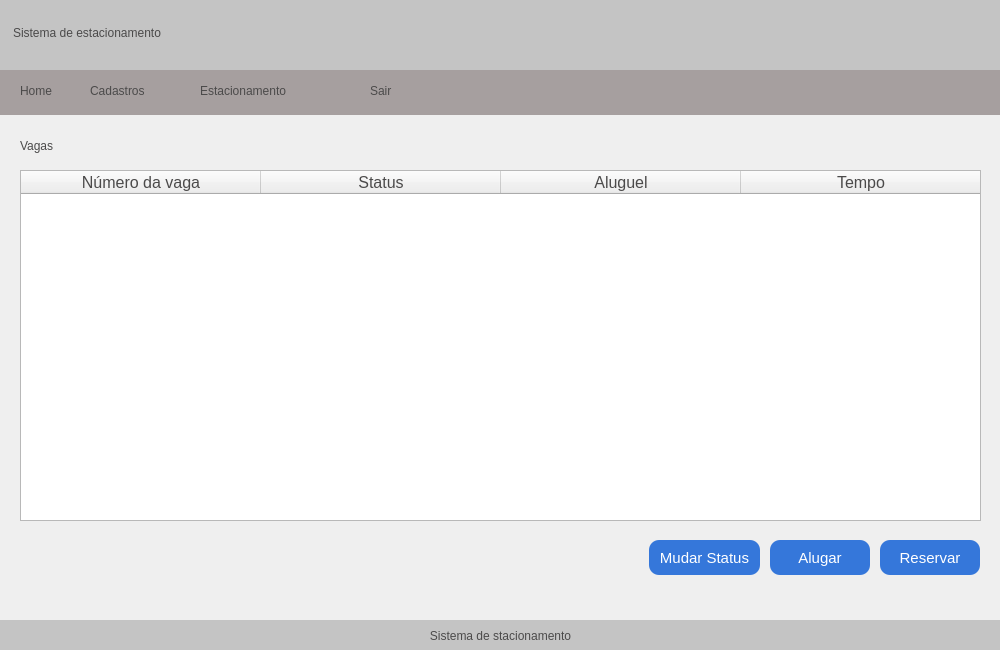
<?xml version="1.0" encoding="UTF-8"?>
<ui version="4.0">
 <class>VagasFuncionario</class>
 <widget class="QMainWindow" name="VagasFuncionario">
  <property name="geometry">
   <rect>
    <x>0</x>
    <y>0</y>
    <width>1000</width>
    <height>650</height>
   </rect>
  </property>
  <property name="minimumSize">
   <size>
    <width>1000</width>
    <height>650</height>
   </size>
  </property>
  <property name="maximumSize">
   <size>
    <width>1000</width>
    <height>650</height>
   </size>
  </property>
  <property name="windowTitle">
   <string>Sistema de estacionamento - Vagas</string>
  </property>
  <property name="windowIcon">
   <iconset>
    <normaloff>imagens/seguro-de-automovel.png</normaloff>imagens/seguro-de-automovel.png</iconset>
  </property>
  <widget class="QWidget" name="centralwidget">
   <widget class="QGroupBox" name="groupBox">
    <property name="geometry">
     <rect>
      <x>0</x>
      <y>70</y>
      <width>1001</width>
      <height>45</height>
     </rect>
    </property>
    <property name="styleSheet">
     <string notr="true">background-color: rgb(166, 159, 159);
padding-inline:10px;
border:none;</string>
    </property>
    <property name="title">
     <string/>
    </property>
    <widget class="QPushButton" name="btnSair">
     <property name="geometry">
      <rect>
       <x>370</x>
       <y>0</y>
       <width>41</width>
       <height>41</height>
      </rect>
     </property>
     <property name="cursor">
      <cursorShape>PointingHandCursor</cursorShape>
     </property>
     <property name="styleSheet">
      <string notr="true">color: rgb(75, 74, 74);
font: 14pt &quot;Segoe UI&quot;;
text-align: left;</string>
     </property>
     <property name="text">
      <string>Sair</string>
     </property>
    </widget>
    <widget class="QPushButton" name="btnCadastros">
     <property name="geometry">
      <rect>
       <x>90</x>
       <y>0</y>
       <width>101</width>
       <height>41</height>
      </rect>
     </property>
     <property name="cursor">
      <cursorShape>PointingHandCursor</cursorShape>
     </property>
     <property name="styleSheet">
      <string notr="true">color: rgb(75, 74, 74);
font: 14pt &quot;Segoe UI&quot;;
text-align: left;</string>
     </property>
     <property name="text">
      <string>Cadastros</string>
     </property>
    </widget>
    <widget class="QPushButton" name="btnEstacionamento">
     <property name="geometry">
      <rect>
       <x>200</x>
       <y>0</y>
       <width>161</width>
       <height>41</height>
      </rect>
     </property>
     <property name="cursor">
      <cursorShape>PointingHandCursor</cursorShape>
     </property>
     <property name="styleSheet">
      <string notr="true">color: rgb(75, 74, 74);
font: 14pt &quot;Segoe UI&quot;;
text-align: left;</string>
     </property>
     <property name="text">
      <string>Estacionamento</string>
     </property>
    </widget>
    <widget class="QPushButton" name="btnHome">
     <property name="geometry">
      <rect>
       <x>20</x>
       <y>0</y>
       <width>61</width>
       <height>41</height>
      </rect>
     </property>
     <property name="cursor">
      <cursorShape>PointingHandCursor</cursorShape>
     </property>
     <property name="styleSheet">
      <string notr="true">color: rgb(75, 74, 74);
font: 14pt &quot;Segoe UI&quot;;
text-align: left;
</string>
     </property>
     <property name="text">
      <string>Home</string>
     </property>
    </widget>
   </widget>
   <widget class="QLabel" name="label">
    <property name="geometry">
     <rect>
      <x>0</x>
      <y>-5</y>
      <width>1001</width>
      <height>75</height>
     </rect>
    </property>
    <property name="styleSheet">
     <string notr="true">background-color: rgb(196, 196, 196);
color: rgb(75, 74, 74);
font: 24pt &quot;Segoe UI&quot;;
padding: 10px;
border:none;</string>
    </property>
    <property name="text">
     <string>Sistema de estacionamento</string>
    </property>
   </widget>
   <widget class="QLabel" name="label_2">
    <property name="geometry">
     <rect>
      <x>0</x>
      <y>620</y>
      <width>1001</width>
      <height>31</height>
     </rect>
    </property>
    <property name="styleSheet">
     <string notr="true">background-color: rgb(196, 196, 196);
color: rgb(75, 74, 74);
</string>
    </property>
    <property name="text">
     <string>Sistema de stacionamento</string>
    </property>
    <property name="alignment">
     <set>Qt::AlignCenter</set>
    </property>
   </widget>
   <widget class="QLabel" name="label_3">
    <property name="geometry">
     <rect>
      <x>20</x>
      <y>130</y>
      <width>151</width>
      <height>31</height>
     </rect>
    </property>
    <property name="styleSheet">
     <string notr="true">color: rgb(75, 74, 74);
font: 14pt &quot;Segoe UI&quot;;</string>
    </property>
    <property name="text">
     <string>Vagas</string>
    </property>
   </widget>
   <widget class="QTableWidget" name="tableVagas">
    <property name="geometry">
     <rect>
      <x>20</x>
      <y>170</y>
      <width>961</width>
      <height>351</height>
     </rect>
    </property>
    <property name="contextMenuPolicy">
     <enum>Qt::DefaultContextMenu</enum>
    </property>
    <property name="autoFillBackground">
     <bool>true</bool>
    </property>
    <property name="styleSheet">
     <string notr="true">color: rgb(75, 74, 74);</string>
    </property>
    <property name="inputMethodHints">
     <set>Qt::ImhNone</set>
    </property>
    <property name="horizontalScrollBarPolicy">
     <enum>Qt::ScrollBarAlwaysOff</enum>
    </property>
    <property name="sizeAdjustPolicy">
     <enum>QAbstractScrollArea::AdjustToContents</enum>
    </property>
    <property name="alternatingRowColors">
     <bool>true</bool>
    </property>
    <property name="showGrid">
     <bool>false</bool>
    </property>
    <property name="gridStyle">
     <enum>Qt::NoPen</enum>
    </property>
    <property name="wordWrap">
     <bool>true</bool>
    </property>
    <attribute name="horizontalHeaderCascadingSectionResizes">
     <bool>false</bool>
    </attribute>
    <attribute name="horizontalHeaderDefaultSectionSize">
     <number>240</number>
    </attribute>
    <column>
     <property name="text">
      <string>Número da vaga</string>
     </property>
     <property name="font">
      <font>
       <pointsize>12</pointsize>
      </font>
     </property>
    </column>
    <column>
     <property name="text">
      <string>Status</string>
     </property>
     <property name="font">
      <font>
       <pointsize>12</pointsize>
      </font>
     </property>
    </column>
    <column>
     <property name="text">
      <string>Aluguel</string>
     </property>
     <property name="font">
      <font>
       <pointsize>12</pointsize>
      </font>
     </property>
    </column>
    <column>
     <property name="text">
      <string>Tempo</string>
     </property>
     <property name="font">
      <font>
       <pointsize>12</pointsize>
      </font>
     </property>
    </column>
   </widget>
   <widget class="QPushButton" name="btnAlugar">
    <property name="geometry">
     <rect>
      <x>770</x>
      <y>540</y>
      <width>100</width>
      <height>35</height>
     </rect>
    </property>
    <property name="minimumSize">
     <size>
      <width>100</width>
      <height>35</height>
     </size>
    </property>
    <property name="maximumSize">
     <size>
      <width>100</width>
      <height>35</height>
     </size>
    </property>
    <property name="font">
     <font>
      <pointsize>11</pointsize>
     </font>
    </property>
    <property name="cursor">
     <cursorShape>PointingHandCursor</cursorShape>
    </property>
    <property name="styleSheet">
     <string notr="true">background-color: rgb(53, 119, 218);
color: rgb(255, 255, 255);
border: none;
border-radius:10px;</string>
    </property>
    <property name="text">
     <string>Alugar</string>
    </property>
   </widget>
   <widget class="QPushButton" name="btnReservar">
    <property name="geometry">
     <rect>
      <x>880</x>
      <y>540</y>
      <width>100</width>
      <height>35</height>
     </rect>
    </property>
    <property name="minimumSize">
     <size>
      <width>100</width>
      <height>35</height>
     </size>
    </property>
    <property name="maximumSize">
     <size>
      <width>100</width>
      <height>35</height>
     </size>
    </property>
    <property name="font">
     <font>
      <pointsize>11</pointsize>
     </font>
    </property>
    <property name="cursor">
     <cursorShape>PointingHandCursor</cursorShape>
    </property>
    <property name="styleSheet">
     <string notr="true">border: none;
border-radius:10px;
background-color: rgb(53, 119, 218);
color: rgb(255, 255, 255);</string>
    </property>
    <property name="text">
     <string>Reservar</string>
    </property>
   </widget>
   <widget class="QPushButton" name="btnMudarStatus">
    <property name="geometry">
     <rect>
      <x>649</x>
      <y>540</y>
      <width>111</width>
      <height>35</height>
     </rect>
    </property>
    <property name="minimumSize">
     <size>
      <width>100</width>
      <height>35</height>
     </size>
    </property>
    <property name="maximumSize">
     <size>
      <width>150</width>
      <height>35</height>
     </size>
    </property>
    <property name="font">
     <font>
      <pointsize>11</pointsize>
     </font>
    </property>
    <property name="cursor">
     <cursorShape>PointingHandCursor</cursorShape>
    </property>
    <property name="styleSheet">
     <string notr="true">background-color: rgb(53, 119, 218);
color: rgb(255, 255, 255);
border: none;
border-radius:10px;</string>
    </property>
    <property name="text">
     <string>Mudar Status</string>
    </property>
   </widget>
  </widget>
  <widget class="QMenuBar" name="menubar">
   <property name="geometry">
    <rect>
     <x>0</x>
     <y>0</y>
     <width>1000</width>
     <height>22</height>
    </rect>
   </property>
  </widget>
 </widget>
 <resources/>
 <connections/>
</ui>
